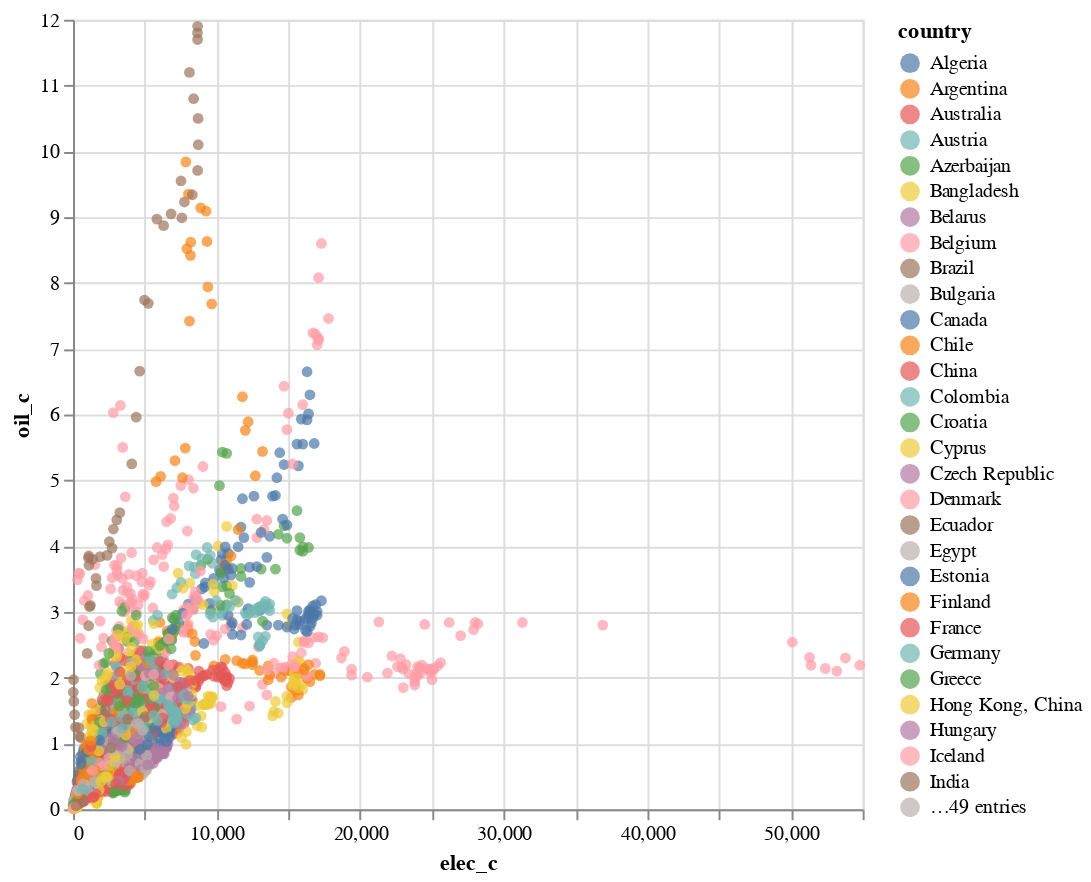

Notebook code for this chart:
### Code cell
# elec_c (electricity_use_per_person) vs oil_c (oil_consumption_per_cap)

create_scatter_plot(train_df, 'elec_c', 'oil_c', 'country')

### Figure 1 — Vega-Lite specification as saved in the notebook (floating-point values rounded to 4 significant figures; data arrays with more than 128 entries replaced by an {"elided": "..."} marker saying what was removed)
{"config": {"view": {"continuousWidth": 300, "continuousHeight": 300}}, "data": {"name": "data-cc28c98d6480f73800f31c53d69a5752"}, "mark": {"type": "circle"}, "encoding": {"color": {"field": "country", "type": "nominal"}, "x": {"field": "elec_c", "type": "quantitative"}, "y": {"field": "oil_c", "type": "quantitative"}}, "height": 400, "width": 400, "$schema": "https://vega.github.io/schema/vega-lite/v5.15.1.json", "datasets": {"data-cc28c98d6480f73800f31c53d69a5752": {"elided": "2676 records"}}}
